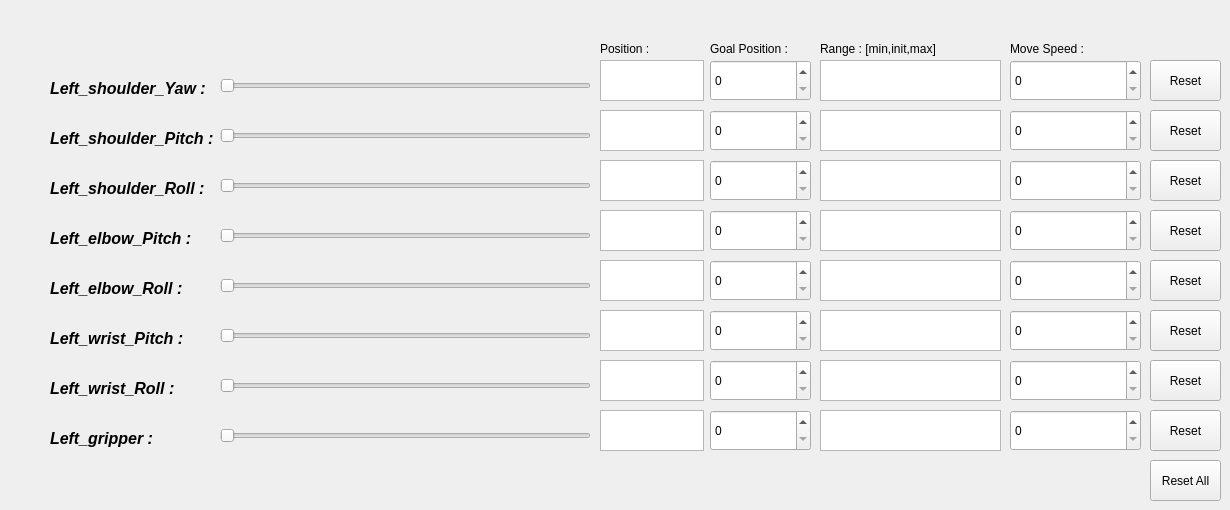
          <widget class="QWidget" name="tab_6">
           <attribute name="title">
            <string>Left Arm Control</string>
           </attribute>
           <widget class="QLabel" name="lbl2_2">
            <property name="geometry">
             <rect>
              <x>50</x>
              <y>130</y>
              <width>171</width>
              <height>17</height>
             </rect>
            </property>
            <property name="font">
             <font>
              <pointsize>12</pointsize>
              <weight>75</weight>
              <italic>true</italic>
              <bold>true</bold>
             </font>
            </property>
            <property name="text">
             <string>Left_shoulder_Pitch :</string>
            </property>
           </widget>
           <widget class="QSlider" name="slider_left_gripper">
            <property name="geometry">
             <rect>
              <x>220</x>
              <y>410</y>
              <width>371</width>
              <height>51</height>
             </rect>
            </property>
            <property name="minimum">
             <number>0</number>
            </property>
            <property name="maximum">
             <number>100</number>
            </property>
            <property name="value">
             <number>0</number>
            </property>
            <property name="sliderPosition">
             <number>0</number>
            </property>
            <property name="orientation">
             <enum>Qt::Horizontal</enum>
            </property>
            <property name="tickPosition">
             <enum>QSlider::NoTicks</enum>
            </property>
            <property name="tickInterval">
             <number>0</number>
            </property>
           </widget>
           <widget class="QLabel" name="lbl6_2">
            <property name="geometry">
             <rect>
              <x>50</x>
              <y>330</y>
              <width>171</width>
              <height>17</height>
             </rect>
            </property>
            <property name="font">
             <font>
              <pointsize>12</pointsize>
              <weight>75</weight>
              <italic>true</italic>
              <bold>true</bold>
             </font>
            </property>
            <property name="text">
             <string>Left_wrist_Pitch :</string>
            </property>
           </widget>
           <widget class="QTextEdit" name="txt_info_l_elbow_pitch">
            <property name="geometry">
             <rect>
              <x>820</x>
              <y>210</y>
              <width>181</width>
              <height>41</height>
             </rect>
            </property>
            <property name="readOnly">
             <bool>true</bool>
            </property>
           </widget>
           <widget class="QSpinBox" name="spin_l_wrist_pitch">
            <property name="geometry">
             <rect>
              <x>710</x>
              <y>310</y>
              <width>101</width>
              <height>41</height>
             </rect>
            </property>
           </widget>
           <widget class="QTextEdit" name="txt_l_wrist_roll">
            <property name="geometry">
             <rect>
              <x>600</x>
              <y>360</y>
              <width>104</width>
              <height>41</height>
             </rect>
            </property>
            <property name="readOnly">
             <bool>true</bool>
            </property>
           </widget>
           <widget class="QPushButton" name="btn_reset_l_shoulder_roll">
            <property name="geometry">
             <rect>
              <x>1150</x>
              <y>160</y>
              <width>71</width>
              <height>41</height>
             </rect>
            </property>
            <property name="text">
             <string>Reset</string>
            </property>
           </widget>
           <widget class="QPushButton" name="btn_reset_l_wrist_pitch">
            <property name="geometry">
             <rect>
              <x>1150</x>
              <y>310</y>
              <width>71</width>
              <height>41</height>
             </rect>
            </property>
            <property name="text">
             <string>Reset</string>
            </property>
           </widget>
           <widget class="QLabel" name="lbl3_2">
            <property name="geometry">
             <rect>
              <x>50</x>
              <y>180</y>
              <width>171</width>
              <height>17</height>
             </rect>
            </property>
            <property name="font">
             <font>
              <pointsize>12</pointsize>
              <weight>75</weight>
              <italic>true</italic>
              <bold>true</bold>
             </font>
            </property>
            <property name="text">
             <string>Left_shoulder_Roll :</string>
            </property>
           </widget>
           <widget class="QTextEdit" name="txt_info_l_gripper">
            <property name="geometry">
             <rect>
              <x>820</x>
              <y>410</y>
              <width>181</width>
              <height>41</height>
             </rect>
            </property>
            <property name="readOnly">
             <bool>true</bool>
            </property>
           </widget>
           <widget class="QLabel" name="label_28">
            <property name="geometry">
             <rect>
              <x>600</x>
              <y>40</y>
              <width>66</width>
              <height>17</height>
             </rect>
            </property>
            <property name="text">
             <string>Position :</string>
            </property>
           </widget>
           <widget class="QSpinBox" name="spin_l_shoulder_yaw_speed">
            <property name="geometry">
             <rect>
              <x>1010</x>
              <y>60</y>
              <width>131</width>
              <height>41</height>
             </rect>
            </property>
           </widget>
           <widget class="QSlider" name="slider_left_shoulder_pitch">
            <property name="geometry">
             <rect>
              <x>220</x>
              <y>110</y>
              <width>371</width>
              <height>51</height>
             </rect>
            </property>
            <property name="orientation">
             <enum>Qt::Horizontal</enum>
            </property>
           </widget>
           <widget class="QTextEdit" name="txt_l_shoulder_roll">
            <property name="geometry">
             <rect>
              <x>600</x>
              <y>160</y>
              <width>104</width>
              <height>41</height>
             </rect>
            </property>
            <property name="readOnly">
             <bool>true</bool>
            </property>
           </widget>
           <widget class="QTextEdit" name="txt_l_shoulder_yaw">
            <property name="geometry">
             <rect>
              <x>600</x>
              <y>60</y>
              <width>104</width>
              <height>41</height>
             </rect>
            </property>
            <property name="readOnly">
             <bool>true</bool>
            </property>
           </widget>
           <widget class="QSpinBox" name="spin_l_gripper_speed">
            <property name="geometry">
             <rect>
              <x>1010</x>
              <y>410</y>
              <width>131</width>
              <height>41</height>
             </rect>
            </property>
           </widget>
           <widget class="QPushButton" name="btn_reset_l_gripper">
            <property name="geometry">
             <rect>
              <x>1150</x>
              <y>410</y>
              <width>71</width>
              <height>41</height>
             </rect>
            </property>
            <property name="text">
             <string>Reset</string>
            </property>
           </widget>
           <widget class="QSpinBox" name="spin_l_elbow_roll_speed">
            <property name="geometry">
             <rect>
              <x>1010</x>
              <y>260</y>
              <width>131</width>
              <height>41</height>
             </rect>
            </property>
           </widget>
           <widget class="QTextEdit" name="txt_info_l_elbow_roll">
            <property name="geometry">
             <rect>
              <x>820</x>
              <y>260</y>
              <width>181</width>
              <height>41</height>
             </rect>
            </property>
            <property name="readOnly">
             <bool>true</bool>
            </property>
           </widget>
           <widget class="QSlider" name="slider_left_elbow_pitch">
            <property name="geometry">
             <rect>
              <x>220</x>
              <y>210</y>
              <width>371</width>
              <height>51</height>
             </rect>
            </property>
            <property name="orientation">
             <enum>Qt::Horizontal</enum>
            </property>
           </widget>
           <widget class="QLabel" name="lbl7_2">
            <property name="geometry">
             <rect>
              <x>50</x>
              <y>380</y>
              <width>171</width>
              <height>17</height>
             </rect>
            </property>
            <property name="font">
             <font>
              <pointsize>12</pointsize>
              <weight>75</weight>
              <italic>true</italic>
              <bold>true</bold>
             </font>
            </property>
            <property name="text">
             <string>Left_wrist_Roll :</string>
            </property>
           </widget>
           <widget class="QSlider" name="slider_left_wrist_roll">
            <property name="geometry">
             <rect>
              <x>220</x>
              <y>360</y>
              <width>371</width>
              <height>51</height>
             </rect>
            </property>
            <property name="orientation">
             <enum>Qt::Horizontal</enum>
            </property>
           </widget>
           <widget class="QTextEdit" name="txt_l_gripper">
            <property name="geometry">
             <rect>
              <x>600</x>
              <y>410</y>
              <width>104</width>
              <height>41</height>
             </rect>
            </property>
            <property name="readOnly">
             <bool>true</bool>
            </property>
           </widget>
           <widget class="QSpinBox" name="spin_l_elbow_pitch_speed">
            <property name="geometry">
             <rect>
              <x>1010</x>
              <y>210</y>
              <width>131</width>
              <height>41</height>
             </rect>
            </property>
           </widget>
           <widget class="QSpinBox" name="spin_l_shoulder_pitch">
            <property name="geometry">
             <rect>
              <x>710</x>
              <y>110</y>
              <width>101</width>
              <height>41</height>
             </rect>
            </property>
           </widget>
           <widget class="QSpinBox" name="spin_l_shoulder_pitch_speed">
            <property name="geometry">
             <rect>
              <x>1010</x>
              <y>110</y>
              <width>131</width>
              <height>41</height>
             </rect>
            </property>
           </widget>
           <widget class="QPushButton" name="btn_reset_l_shoulder_yaw">
            <property name="geometry">
             <rect>
              <x>1150</x>
              <y>60</y>
              <width>71</width>
              <height>41</height>
             </rect>
            </property>
            <property name="text">
             <string>Reset</string>
            </property>
           </widget>
           <widget class="QLabel" name="lbl5_2">
            <property name="geometry">
             <rect>
              <x>50</x>
              <y>280</y>
              <width>171</width>
              <height>17</height>
             </rect>
            </property>
            <property name="font">
             <font>
              <pointsize>12</pointsize>
              <weight>75</weight>
              <italic>true</italic>
              <bold>true</bold>
             </font>
            </property>
            <property name="text">
             <string>Left_elbow_Roll :</string>
            </property>
           </widget>
           <widget class="QSpinBox" name="spin_l_shoulder_yaw">
            <property name="geometry">
             <rect>
              <x>710</x>
              <y>60</y>
              <width>101</width>
              <height>41</height>
             </rect>
            </property>
           </widget>
           <widget class="QTextEdit" name="txt_l_elbow_pitch">
            <property name="geometry">
             <rect>
              <x>600</x>
              <y>210</y>
              <width>104</width>
              <height>41</height>
             </rect>
            </property>
            <property name="readOnly">
             <bool>true</bool>
            </property>
           </widget>
           <widget class="QPushButton" name="btn_reset_l_elbow_roll">
            <property name="geometry">
             <rect>
              <x>1150</x>
              <y>260</y>
              <width>71</width>
              <height>41</height>
             </rect>
            </property>
            <property name="text">
             <string>Reset</string>
            </property>
           </widget>
           <widget class="QSpinBox" name="spin_l_gripper">
            <property name="geometry">
             <rect>
              <x>710</x>
              <y>410</y>
              <width>101</width>
              <height>41</height>
             </rect>
            </property>
           </widget>
           <widget class="QSlider" name="slider_left_shoulder_roll">
            <property name="geometry">
             <rect>
              <x>220</x>
              <y>160</y>
              <width>371</width>
              <height>51</height>
             </rect>
            </property>
            <property name="orientation">
             <enum>Qt::Horizontal</enum>
            </property>
           </widget>
           <widget class="QSpinBox" name="spin_l_elbow_pitch">
            <property name="geometry">
             <rect>
              <x>710</x>
              <y>210</y>
              <width>101</width>
              <height>41</height>
             </rect>
            </property>
           </widget>
           <widget class="QLabel" name="label_29">
            <property name="geometry">
             <rect>
              <x>1010</x>
              <y>40</y>
              <width>111</width>
              <height>17</height>
             </rect>
            </property>
            <property name="text">
             <string>Move Speed :</string>
            </property>
           </widget>
           <widget class="QTextEdit" name="txt_info_l_wrist_pitch">
            <property name="geometry">
             <rect>
              <x>820</x>
              <y>310</y>
              <width>181</width>
              <height>41</height>
             </rect>
            </property>
            <property name="readOnly">
             <bool>true</bool>
            </property>
           </widget>
           <widget class="QTextEdit" name="txt_info_l_wrist_roll">
            <property name="geometry">
             <rect>
              <x>820</x>
              <y>360</y>
              <width>181</width>
              <height>41</height>
             </rect>
            </property>
            <property name="readOnly">
             <bool>true</bool>
            </property>
           </widget>
           <widget class="QPushButton" name="btn_reset_l_wrist_roll">
            <property name="geometry">
             <rect>
              <x>1150</x>
              <y>360</y>
              <width>71</width>
              <height>41</height>
             </rect>
            </property>
            <property name="text">
             <string>Reset</string>
            </property>
           </widget>
           <widget class="QSpinBox" name="spin_l_wrist_pitch_speed">
            <property name="geometry">
             <rect>
              <x>1010</x>
              <y>310</y>
              <width>131</width>
              <height>41</height>
             </rect>
            </property>
           </widget>
           <widget class="QSpinBox" name="spin_l_shoulder_roll_speed">
            <property name="geometry">
             <rect>
              <x>1010</x>
              <y>160</y>
              <width>131</width>
              <height>41</height>
             </rect>
            </property>
           </widget>
           <widget class="QTextEdit" name="txt_info_l_shoulder_pitch">
            <property name="geometry">
             <rect>
              <x>820</x>
              <y>110</y>
              <width>181</width>
              <height>41</height>
             </rect>
            </property>
            <property name="readOnly">
             <bool>true</bool>
            </property>
           </widget>
           <widget class="QTextEdit" name="txt_info_l_shoulder_roll">
            <property name="geometry">
             <rect>
              <x>820</x>
              <y>160</y>
              <width>181</width>
              <height>41</height>
             </rect>
            </property>
            <property name="readOnly">
             <bool>true</bool>
            </property>
           </widget>
           <widget class="QPushButton" name="btn_reset_l_shoulder_pitch">
            <property name="geometry">
             <rect>
              <x>1150</x>
              <y>110</y>
              <width>71</width>
              <height>41</height>
             </rect>
            </property>
            <property name="text">
             <string>Reset</string>
            </property>
           </widget>
           <widget class="QSpinBox" name="spin_l_wrist_roll">
            <property name="geometry">
             <rect>
              <x>710</x>
              <y>360</y>
              <width>101</width>
              <height>41</height>
             </rect>
            </property>
           </widget>
           <widget class="QTextEdit" name="txt_l_elbow_roll">
            <property name="geometry">
             <rect>
              <x>600</x>
              <y>260</y>
              <width>104</width>
              <height>41</height>
             </rect>
            </property>
            <property name="readOnly">
             <bool>true</bool>
            </property>
           </widget>
           <widget class="QTextEdit" name="txt_l_wrist_pitch">
            <property name="geometry">
             <rect>
              <x>600</x>
              <y>310</y>
              <width>104</width>
              <height>41</height>
             </rect>
            </property>
            <property name="readOnly">
             <bool>true</bool>
            </property>
           </widget>
           <widget class="QLabel" name="label_30">
            <property name="geometry">
             <rect>
              <x>710</x>
              <y>40</y>
              <width>111</width>
              <height>17</height>
             </rect>
            </property>
            <property name="text">
             <string>Goal Position :</string>
            </property>
           </widget>
           <widget class="QSpinBox" name="spin_l_elbow_roll">
            <property name="geometry">
             <rect>
              <x>710</x>
              <y>260</y>
              <width>101</width>
              <height>41</height>
             </rect>
            </property>
           </widget>
           <widget class="QTextEdit" name="txt_info_l_shoulder_yaw">
            <property name="geometry">
             <rect>
              <x>820</x>
              <y>60</y>
              <width>181</width>
              <height>41</height>
             </rect>
            </property>
            <property name="readOnly">
             <bool>true</bool>
            </property>
           </widget>
           <widget class="QLabel" name="lbl8_2">
            <property name="geometry">
             <rect>
              <x>50</x>
              <y>430</y>
              <width>171</width>
              <height>17</height>
             </rect>
            </property>
            <property name="font">
             <font>
              <pointsize>12</pointsize>
              <weight>75</weight>
              <italic>true</italic>
              <bold>true</bold>
             </font>
            </property>
            <property name="text">
             <string>Left_gripper :</string>
            </property>
           </widget>
           <widget class="QSpinBox" name="spin_l_shoulder_roll">
            <property name="geometry">
             <rect>
              <x>710</x>
              <y>160</y>
              <width>101</width>
              <height>41</height>
             </rect>
            </property>
           </widget>
           <widget class="QSlider" name="slider_left_shoulder_yaw">
            <property name="geometry">
             <rect>
              <x>220</x>
              <y>60</y>
              <width>371</width>
              <height>51</height>
             </rect>
            </property>
            <property name="orientation">
             <enum>Qt::Horizontal</enum>
            </property>
           </widget>
           <widget class="QPushButton" name="btn_reset_l_all">
            <property name="geometry">
             <rect>
              <x>1150</x>
              <y>460</y>
              <width>71</width>
              <height>41</height>
             </rect>
            </property>
            <property name="text">
             <string>Reset All</string>
            </property>
           </widget>
           <widget class="QPushButton" name="btn_reset_l_elbow_pitch">
            <property name="geometry">
             <rect>
              <x>1150</x>
              <y>210</y>
              <width>71</width>
              <height>41</height>
             </rect>
            </property>
            <property name="text">
             <string>Reset</string>
            </property>
           </widget>
           <widget class="QSlider" name="slider_left_wrist_pitch">
            <property name="geometry">
             <rect>
              <x>220</x>
              <y>310</y>
              <width>371</width>
              <height>51</height>
             </rect>
            </property>
            <property name="orientation">
             <enum>Qt::Horizontal</enum>
            </property>
           </widget>
           <widget class="QLabel" name="lbl1_2">
            <property name="geometry">
             <rect>
              <x>50</x>
              <y>80</y>
              <width>161</width>
              <height>17</height>
             </rect>
            </property>
            <property name="font">
             <font>
              <pointsize>12</pointsize>
              <weight>75</weight>
              <italic>true</italic>
              <bold>true</bold>
             </font>
            </property>
            <property name="text">
             <string>Left_shoulder_Yaw :</string>
            </property>
           </widget>
           <widget class="QTextEdit" name="txt_l_shoulder_pitch">
            <property name="geometry">
             <rect>
              <x>600</x>
              <y>110</y>
              <width>104</width>
              <height>41</height>
             </rect>
            </property>
            <property name="readOnly">
             <bool>true</bool>
            </property>
           </widget>
           <widget class="QLabel" name="lbl4_2">
            <property name="geometry">
             <rect>
              <x>50</x>
              <y>230</y>
              <width>161</width>
              <height>17</height>
             </rect>
            </property>
            <property name="font">
             <font>
              <pointsize>12</pointsize>
              <weight>75</weight>
              <italic>true</italic>
              <bold>true</bold>
             </font>
            </property>
            <property name="text">
             <string>Left_elbow_Pitch :</string>
            </property>
           </widget>
           <widget class="QSlider" name="slider_left_elbow_roll">
            <property name="geometry">
             <rect>
              <x>220</x>
              <y>260</y>
              <width>371</width>
              <height>51</height>
             </rect>
            </property>
            <property name="orientation">
             <enum>Qt::Horizontal</enum>
            </property>
           </widget>
           <widget class="QSpinBox" name="spin_l_wrist_roll_speed">
            <property name="geometry">
             <rect>
              <x>1010</x>
              <y>360</y>
              <width>131</width>
              <height>41</height>
             </rect>
            </property>
           </widget>
           <widget class="QLabel" name="label_31">
            <property name="geometry">
             <rect>
              <x>820</x>
              <y>40</y>
              <width>151</width>
              <height>17</height>
             </rect>
            </property>
            <property name="text">
             <string>Range : [min,init,max]</string>
            </property>
           </widget>
          </widget>
